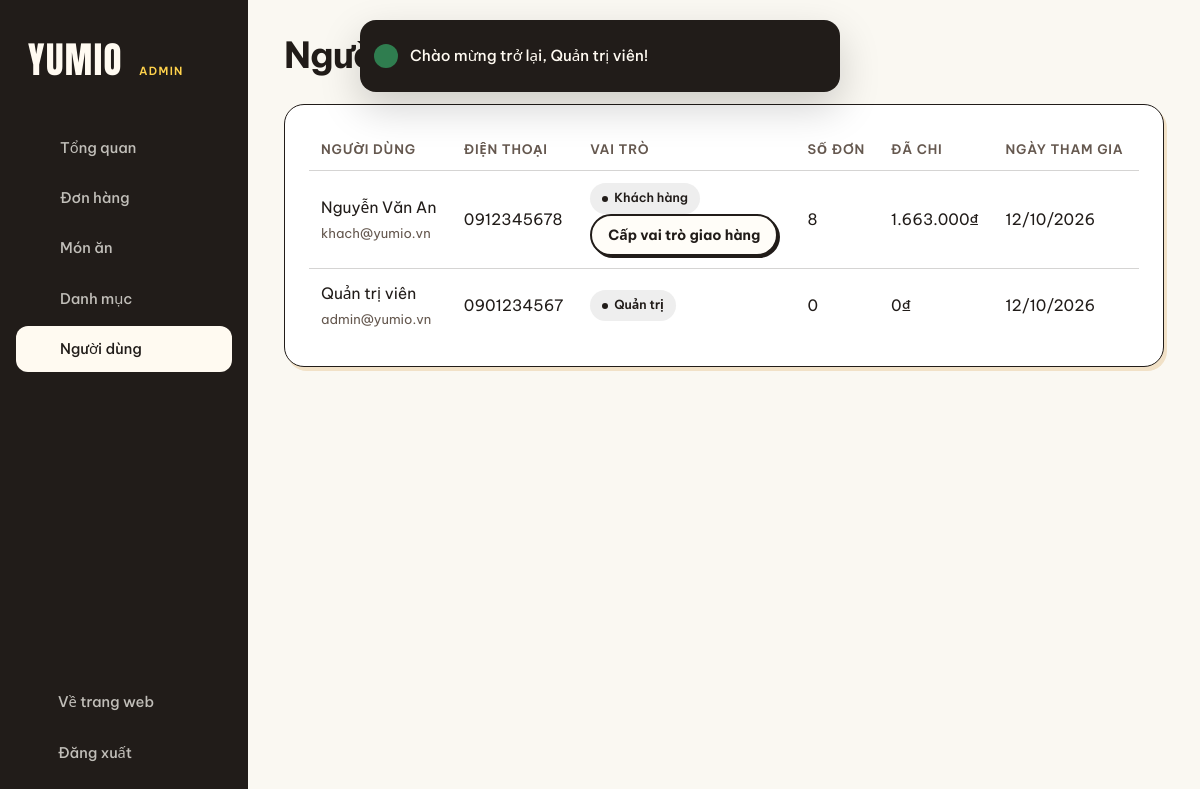
/admin/users (signed in), run on an earlier commit of the app's database.
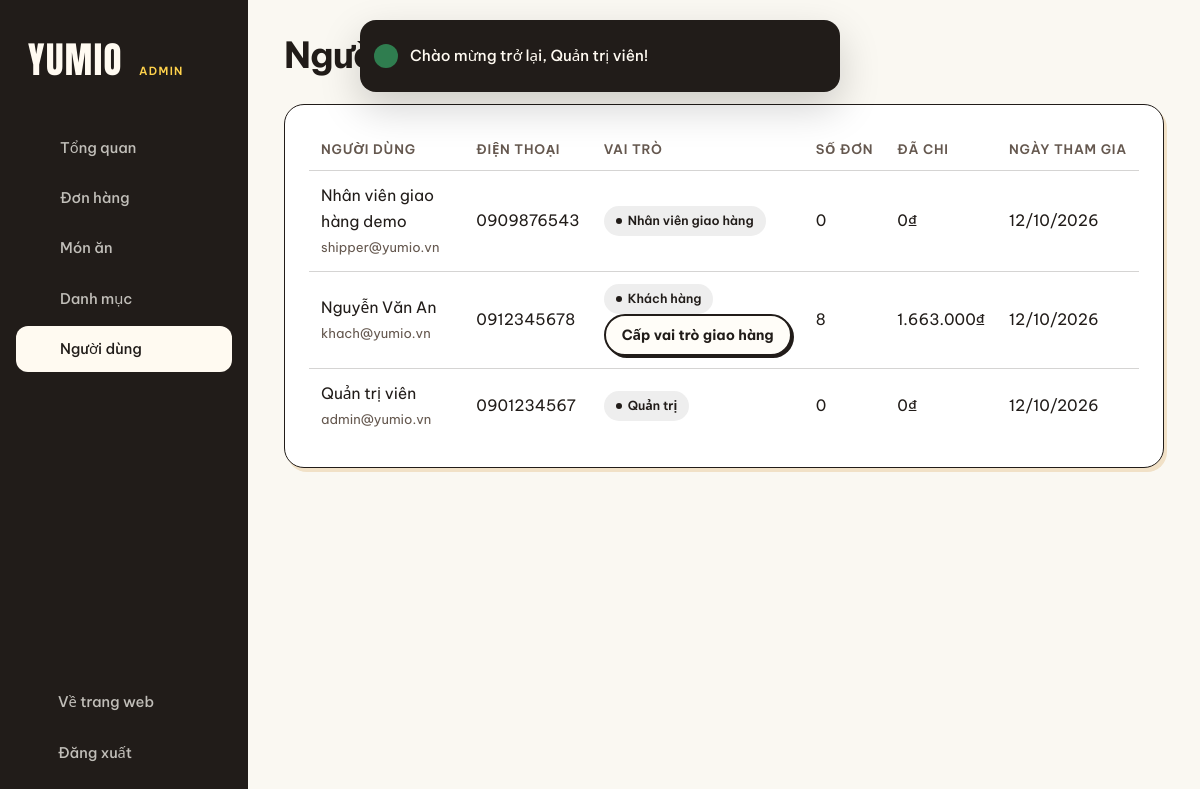
And on a later commit of the database.
### tables this page shows
CREATE TABLE users (
    id         INT UNSIGNED AUTO_INCREMENT PRIMARY KEY,
    name       VARCHAR(100) NOT NULL,
    email      VARCHAR(150) NOT NULL UNIQUE,
    password   VARCHAR(255) NOT NULL,
    phone      VARCHAR(20)  NULL,
    address    VARCHAR(255) NULL,
    role       ENUM('customer', 'admin', 'shipper') NOT NULL DEFAULT 'customer',
    created_at TIMESTAMP NOT NULL DEFAULT CURRENT_TIMESTAMP
);

### app/Core/Controller.php (called while the page is built, shortened)
<?php
abstract class Controller
{
    protected function view(string $view, array $data = [], ?string $layout = 'main'): void
    {
        View::render($view, $data, $layout);
    }
}

### app/Controllers/Admin/UserController.php (called while the page is built, shortened)
<?php
class UserController extends Controller
{
    public function index(): void
    {
        $this->view('admin/user/index', ['title' => 'Người dùng', 'users' => User::withOrderStats()], 'admin');
    }
}

### public/index.php (called while the page is built, shortened)
<?php
$router = new App\Core\Router();
$router->dispatch($_SERVER['REQUEST_METHOD'], $_SERVER['REQUEST_URI']);

### app/Models/User.php (called while the page is built, shortened)
<?php
class User extends Model
{
    public static function withOrderStats(): array
    {
        return static::db()->query(
            "SELECT u.id, u.name, u.email, u.phone, u.role, u.created_at,
                    COUNT(o.id) AS order_count,
                    COALESCE(SUM(CASE WHEN o.status = 'completed' THEN o.total_amount END), 0) AS total_spent
             FROM users u LEFT JOIN orders o ON o.user_id = u.id
             GROUP BY u.id ORDER BY u.id DESC"
        )->fetchAll();
    }
}

### app/Views/admin/user/index.php (the view, shortened to what this page needs)
<?php require BASE_PATH . '/app/Views/partials/admin_head.php'; ?>
<section class="panel">
    <table class="table">
        <thead><tr><th>Người dùng</th><th>Điện thoại</th><th>Vai trò</th><th>Số đơn</th><th>Đã chi</th><th>Ngày tham gia</th></tr></thead>
        <tbody>
        <?php foreach ($users as $user): ?>
            <tr>
                <td><?= e($user['name']) ?><small><?= e($user['email']) ?></small></td>
                <td><?= e($user['phone'] ?? '—') ?></td>
                <td>
                    <span class="status-pill"><?= e(App\Models\User::ROLES[$user['role']] ?? $user['role']) ?></span>
                    <?php if ($user['role'] === 'customer'): ?>
                    <form method="post" action="<?= url('/admin/users/' . $user['id'] . '/role') ?>">
                        <button class="btn btn--sm" type="submit">Cấp vai trò giao hàng</button>
                    </form>
                    <?php endif; ?>
                </td>
                <td><?= (int) $user['order_count'] ?></td>
                <td><?= format_price($user['total_spent']) ?></td>
                <td><?= date('d/m/Y', strtotime($user['created_at'])) ?></td>
            </tr>
        <?php endforeach; ?>
        </tbody>
    </table>
</section>

### app/Views/partials/admin_head.php (shortened to what this page needs)
<header class="admin-head">
    <div>
        <h1><?= e($title) ?></h1>
    </div>
</header>

### app/Core/Router.php (shortened to what this page needs)
<?php
class Router
{
    private array $routes = [];
    private function add(string $method, string $path, array $action, array $middlewares): void
    {
        $this->routes[$method][] = compact('pattern', 'action', 'middlewares');
    }
    public function dispatch(string $method, string $uri): void
    {
        $path = $this->normalizePath($uri);
        foreach ($this->routes[$method] ?? [] as $route) {
            if (!preg_match($route['pattern'], $path, $matches)) {
                continue;
            }
            $params = array_filter($matches, 'is_string', ARRAY_FILTER_USE_KEY);
            [$controller, $action] = $route['action'];
            (new $controller())->$action(...$params);
            return;
        }
    }
    private function normalizePath(string $uri): string
    {
        $path = parse_url($uri, PHP_URL_PATH) ?: '/';
        return rtrim($path, '/') ?: '/';
    }
}

### app/Core/View.php (shortened to what this page needs)
<?php
class View
{
    public static function render(string $view, array $data = [], ?string $layout = 'main'): void
    {
        $content = self::capture('views/' . $view, $data);
        echo self::capture('views/layouts/' . $layout, $data + ['content' => $content]);
    }
    private static function capture(string $file, array $data): string
    {
        $path = BASE_PATH . '/app/' . str_replace('views/', 'Views/', $file) . '.php';
        extract($data, EXTR_SKIP);
        require $path;
        return ob_get_clean();
    }
}

### app/Views/layouts/admin.php (shortened to what this page needs)
<!DOCTYPE html>
<html lang="vi">
<head>
    <link rel="stylesheet" href="<?= asset('css/style.css') ?>">
    <link rel="stylesheet" href="<?= asset('css/admin.css') ?>">
    <link rel="stylesheet" href="<?= asset('css/yumio-theme.css') ?>">
</head>
<body class="admin">
    <?php require BASE_PATH . '/app/Views/partials/admin_sidebar.php'; ?>
    <?php require BASE_PATH . '/app/Views/partials/flash.php'; ?>
    <main class="admin-main" id="main">
        <?= $content ?>
    </main>
</body>
</html>

### app/Views/partials/admin_sidebar.php (shortened to what this page needs)
<?php
$adminLinks = [
    ['/admin', 'home', 'Tổng quan'],
    ['/admin/orders', 'receipt', 'Đơn hàng'],
    ['/admin/foods', 'tag', 'Món ăn'],
    ['/admin/categories', 'grid', 'Danh mục'],
    ['/admin/users', 'users', 'Người dùng'],
];
?>
<aside class="admin-sidebar">
    <a href="<?= url('/admin') ?>" class="admin-logo">YUMIO <span>Admin</span></a>
    <nav class="admin-nav">
        <?php foreach ($adminLinks as [$path, $iconName, $label]): ?>
            <?php $active = $path === '/admin' ? current_path() === '/admin' : is_active($path); ?>
            <a href="<?= url($path) ?>" class="<?= $active ? 'is-active' : '' ?>" <?= $active ? 'aria-current="page"' : '' ?>><?= icon($iconName, 20) ?><span><?= $label ?></span></a>
        <?php endforeach; ?>
    </nav>
    <div class="admin-sidebar__foot">
        <a href="<?= url('/') ?>" aria-label="Về trang web"><?= icon('left', 18) ?><span>Về trang web</span></a>
        <form action="<?= url('/logout') ?>" method="post">
            <button type="submit" aria-label="Đăng xuất"><?= icon('logout', 18) ?><span>Đăng xuất</span></button>
        </form>
    </div>
</aside>

### app/Helpers/functions.php (shortened to what this page needs)
<?php
function config(string $name): array
{
    static $cache = [];
    return $cache[$name] ??= require BASE_PATH . "/config/{$name}.php";
}
function e(mixed $value): string
{
    return htmlspecialchars((string) $value, ENT_QUOTES, 'UTF-8');
}
function url(string $path = ''): string
{
    return config('app')['url'] . '/' . ltrim($path, '/');
}
function asset(string $path): string
{
    return url('assets/' . ltrim($path, '/'));
}
function flash(string $key, ?string $message = null): ?string
{
    $value = $_SESSION['flash'][$key] ?? null;
    return $value;
}
function format_price(float|int|string $price): string
{
    return number_format((float) $price, 0, ',', '.') . '₫';
}
function current_path(): string
{
    $path = parse_url($_SERVER['REQUEST_URI'] ?? '/', PHP_URL_PATH) ?: '/';
    $base = rtrim(parse_url(config('app')['url'], PHP_URL_PATH) ?? '', '/');
    return rtrim(substr($path, strlen($base)), '/') ?: '/';
}
function is_active(string $prefix): bool
{
    return $prefix === '/' ? current_path() === '/' : str_starts_with(current_path(), $prefix);
}
function icon(string $name, int $size = 20): string
{
    $paths = [
        'search' => '<circle cx="11" cy="11" r="6.5"/><path d="m20 20-4.2-4.2"/>',
        'pin'    => '<path d="M12 21s-6.5-5.6-6.5-11a6.5 6.5 0 0 1 13 0c0 5.4-6.5 11-6.5 11Z"/><circle cx="12" cy="10" r="2.3"/>',
        'user'   => '<circle cx="12" cy="8.5" r="3.8"/><path d="M4.5 20.5c1.3-3.6 4.2-5.4 7.5-5.4s6.2 1.8 7.5 5.4"/>',
        'bag'    => '<path d="M5 8h14l-1.1 11.2a1.5 1.5 0 0 1-1.5 1.3H7.6a1.5 1.5 0 0 1-1.5-1.3L5 8Z"/><path d="M9 10V7a3 3 0 0 1 6 0v3"/>',
        'menu'   => '<path d="M4 7h16M4 12h16M4 17h16"/>',
        'close'  => '<path d="m6 6 12 12M18 6 6 18"/>',
        'left'   => '<path d="M19 12H5m6-6-6 6 6 6"/>',
        'right'  => '<path d="M5 12h14m-6-6 6 6-6 6"/>',
        'plus'   => '<path d="M12 5v14M5 12h14"/>',
        'minus'  => '<path d="M5 12h14"/>',
        'trash'  => '<path d="M5 7h14M10 11v6M14 11v6M6.5 7l.8 12a1.5 1.5 0 0 0 1.5 1.4h6.4a1.5 1.5 0 0 0 1.5-1.4l.8-12M9 7V5.5A1.5 1.5 0 0 1 10.5 4h3A1.5 1.5 0 0 1 15 5.5V7"/>',
        'check'  => '<path d="m5 12.5 4.5 4.5L19 7.5"/>',
        'clock'  => '<circle cx="12" cy="12" r="8.5"/><path d="M12 7.5V12l3 2"/>',
        'phone'  => '<path d="M6.6 3.5h2.6l1.4 4.2-2 1.4a12 12 0 0 0 6.3 6.3l1.4-2 4.2 1.4v2.6a2 2 0 0 1-2.2 2A16.5 16.5 0 0 1 4.6 5.7a2 2 0 0 1 2-2.2Z"/>',
        'truck'  => '<path d="M3 6.5h11v9H3zM14 9.5h3.8l3.2 3.3v2.7h-7"/><circle cx="7" cy="17.5" r="1.8"/><circle cx="17.5" cy="17.5" r="1.8"/>',
        'logout' => '<path d="M14 4.5h3.5A1.5 1.5 0 0 1 19 6v12a1.5 1.5 0 0 1-1.5 1.5H14M10 16l-4-4 4-4M6 12h9"/>',
        'grid'   => '<rect x="4" y="4" width="6.5" height="6.5" rx="1.5"/><rect x="13.5" y="4" width="6.5" height="6.5" rx="1.5"/><rect x="4" y="13.5" width="6.5" height="6.5" rx="1.5"/><rect x="13.5" y="13.5" width="6.5" height="6.5" rx="1.5"/>',
        'receipt'=> '<path d="M6 3.5h12v17l-3-2-3 2-3-2-3 2v-17Z"/><path d="M9 8.5h6M9 12h6"/>',
        'users'  => '<circle cx="9" cy="8.5" r="3.3"/><path d="M3 19.5c1-3 3.3-4.6 6-4.6s5 1.6 6 4.6"/><path d="M15.5 5.5a3.3 3.3 0 0 1 0 6.3M17.5 15.2c1.7.6 2.9 2 3.5 4.3"/>',
        'tag'    => '<path d="M3.5 12.6V4.5a1 1 0 0 1 1-1h8.1l8 8a1.4 1.4 0 0 1 0 2l-7.1 7.1a1.4 1.4 0 0 1-2 0l-8-8Z"/><circle cx="8" cy="8" r="1.4"/>',
        'home'   => '<path d="M4 10.5 12 4l8 6.5V19a1.5 1.5 0 0 1-1.5 1.5h-13A1.5 1.5 0 0 1 4 19v-8.5Z"/><path d="M9.5 20.5v-6h5v6"/>',
        'edit'   => '<path d="M14.5 5.5 18.5 9.5M4 20l1-4.5L15.8 4.7a1.4 1.4 0 0 1 2 0l1.5 1.5a1.4 1.4 0 0 1 0 2L8.5 19 4 20Z"/>',
    ];
    return sprintf(
        '<svg class="icon" width="%1$d" height="%1$d" viewBox="0 0 24 24" fill="none" stroke="currentColor" stroke-width="1.5" stroke-linecap="round" stroke-linejoin="round" aria-hidden="true">%2$s</svg>',
        $size,
        $paths[$name] ?? ''
    );
}

### app/Views/partials/flash.php
<?php
$messages = array_filter(['success' => flash('success'), 'error' => flash('error')]);
?>
<?php if ($messages): ?>
    <div class="toast-stack" data-toast-stack>
        <?php foreach ($messages as $type => $message): ?>
            <div class="toast toast--<?= $type ?>" role="<?= $type === 'error' ? 'alert' : 'status' ?>" data-toast>
                <span class="toast__icon"><?= icon($type === 'error' ? 'close' : 'check', 16) ?></span>
                <p><?= e($message) ?></p>
                <button type="button" class="icon-btn icon-btn--sm" data-toast-close aria-label="Đóng"><?= icon('close', 16) ?></button>
            </div>
        <?php endforeach; ?>
    </div>
<?php endif; ?>

### public/assets/css/style.css (style rules this page uses)
:root { --cream: #fffdf7; --cream-2: #fff9e9; --cream-3: #fff3d6; --ink: #203c31; --ink-soft: #5c5a55; --ink-faint: #8b8880; --line: rgba(45, 45, 45, 0.14); --white: #fff; --success: #2f7d4f; --danger: #c63a2b; --c-yellow: #f9c94d; --c-orange: #f6893b; --c-red: #e9573d; --c-green: #9cc94a; --c-blue: #2fb3d3; --c-peach: #f8a46b; --font-sans: "Be Vietnam Pro", system-ui, -apple-system, "Segoe UI", sans-serif; --font-serif: "Playfair Display", Georgia, "Times New Roman", serif; --font-display: "Anton", Impact, "Arial Narrow", sans-serif; --container: 1200px; --gutter: clamp(20px, 4vw, 48px); --section-space: clamp(64px, 8vw, 128px); --radius: 18px; --radius-sm: 12px; --pill: 999px; --ease-out: cubic-bezier(0.22, 1, 0.36, 1); --ease-in-out: cubic-bezier(0.65, 0, 0.35, 1); --press: 100ms; --header-h: 124px; color-scheme: light; }
*, *::before, *::after { box-sizing: border-box; }
html { -webkit-text-size-adjust: 100%; scroll-padding-top: calc(var(--header-h) + 16px); }
body { margin: 0; background: var(--cream); color: var(--ink); font: 400 1rem/1.6 var(--font-sans); -webkit-font-smoothing: antialiased; -moz-osx-font-smoothing: grayscale; text-rendering: optimizeLegibility; overflow-x: hidden; }
img, svg { display: block; max-width: 100%; }
a { color: inherit; text-decoration: none; }
button, input, select, textarea { font: inherit; color: inherit; }
button { cursor: pointer; background: none; border: 0; padding: 0; }
h1, h2, h3, h4, p { margin: 0; }
.btn { display: inline-flex; align-items: center; justify-content: center; gap: 8px; min-height: 50px; padding: 0 26px; border: 1.5px solid var(--ink); border-radius: var(--pill); background: transparent; color: var(--ink); font-size: 0.95rem; font-weight: 600; line-height: 1; white-space: nowrap; transition: background-color 180ms ease, color 180ms ease, transform var(--press) ease-out; -webkit-tap-highlight-color: transparent; touch-action: manipulation; }
.btn--sm { min-height: 40px; padding: 0 18px; font-size: 0.85rem; }
.icon-btn { position: relative; display: inline-grid; place-items: center; width: 42px; height: 42px; border-radius: var(--pill); transition: background-color 160ms ease, transform var(--press) ease-out; -webkit-tap-highlight-color: transparent; }
.icon-btn--sm { width: 32px; height: 32px; }
.toast-stack { position: fixed; top: calc(var(--header-h) + 12px); left: 50%; z-index: 70; display: grid; gap: 8px; width: min(480px, calc(100vw - 32px)); transform: translateX(-50%); pointer-events: none; }
.toast { display: flex; align-items: center; gap: 12px; padding: 12px 12px 12px 14px; border-radius: 16px; background: rgba(45, 45, 45, 0.92); -webkit-backdrop-filter: blur(20px); backdrop-filter: blur(20px); color: var(--cream); font-size: 0.92rem; font-weight: 500; box-shadow: 0 16px 40px rgba(0, 0, 0, 0.18); pointer-events: auto; animation: toast-in 460ms var(--ease-out) both; }
.toast p { flex: 1; }
.toast__icon { display: grid; place-items: center; flex: none; width: 24px; height: 24px; border-radius: var(--pill); background: var(--success); }
.status-pill { display: inline-flex; align-items: center; gap: 6px; padding: 5px 12px; border-radius: var(--pill); font-size: 0.78rem; font-weight: 600; white-space: nowrap; background: #eee; }
.status-pill::before { content: ""; width: 6px; height: 6px; border-radius: 50%; background: currentColor; }

What changed in the data, as far as the page shows it:
added users: name "Nhân viên giao hàng demo", email "shipper@yumio.vn", phone "0909876543", role "Nhân viên giao hàng", order_count "0", total_spent "0₫", created_at "12/10/2026"
